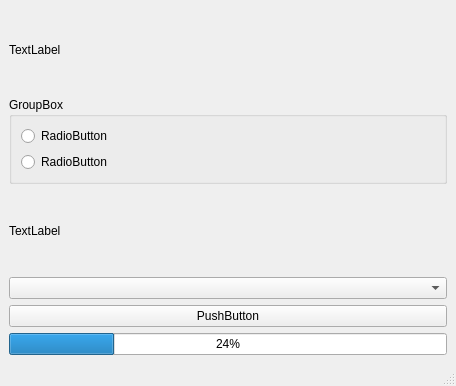
<?xml version="1.0" encoding="UTF-8"?>
<ui version="4.0">
 <class>MainWindow</class>
 <widget class="QMainWindow" name="MainWindow">
  <property name="geometry">
   <rect>
    <x>0</x>
    <y>0</y>
    <width>456</width>
    <height>386</height>
   </rect>
  </property>
  <property name="windowTitle">
   <string>MainWindow</string>
  </property>
  <widget class="QWidget" name="centralwidget">
   <layout class="QVBoxLayout" name="verticalLayout_2">
    <item>
     <widget class="QLabel" name="description">
      <property name="text">
       <string>TextLabel</string>
      </property>
     </widget>
    </item>
    <item>
     <widget class="QGroupBox" name="GB_select_sex">
      <property name="title">
       <string>GroupBox</string>
      </property>
      <layout class="QVBoxLayout" name="verticalLayout">
       <item>
        <widget class="QRadioButton" name="RB_sex_M">
         <property name="text">
          <string>RadioButton</string>
         </property>
        </widget>
       </item>
       <item>
        <widget class="QRadioButton" name="RB_sex_FM">
         <property name="text">
          <string>RadioButton</string>
         </property>
        </widget>
       </item>
      </layout>
     </widget>
    </item>
    <item>
     <widget class="QLabel" name="desc_select_zod">
      <property name="text">
       <string>TextLabel</string>
      </property>
     </widget>
    </item>
    <item>
     <widget class="QComboBox" name="CB_zodiac"/>
    </item>
    <item>
     <widget class="QPushButton" name="pushButton">
      <property name="text">
       <string>PushButton</string>
      </property>
     </widget>
    </item>
    <item>
     <widget class="QProgressBar" name="progressBar">
      <property name="value">
       <number>24</number>
      </property>
     </widget>
    </item>
   </layout>
  </widget>
  <widget class="QMenuBar" name="menubar">
   <property name="geometry">
    <rect>
     <x>0</x>
     <y>0</y>
     <width>456</width>
     <height>26</height>
    </rect>
   </property>
  </widget>
  <widget class="QStatusBar" name="statusbar"/>
 </widget>
 <resources/>
 <connections/>
</ui>
